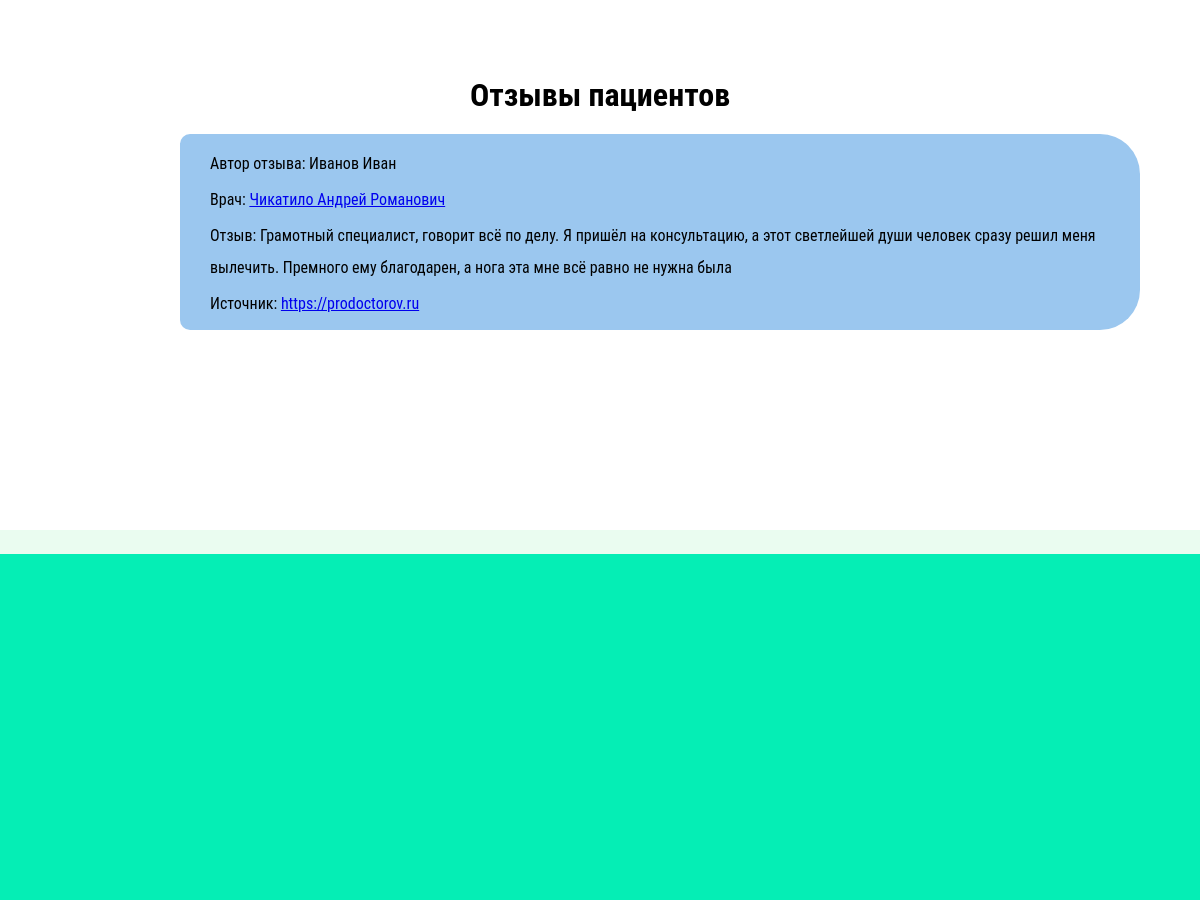
Page /отзывы (middle part) on the earlier database version.
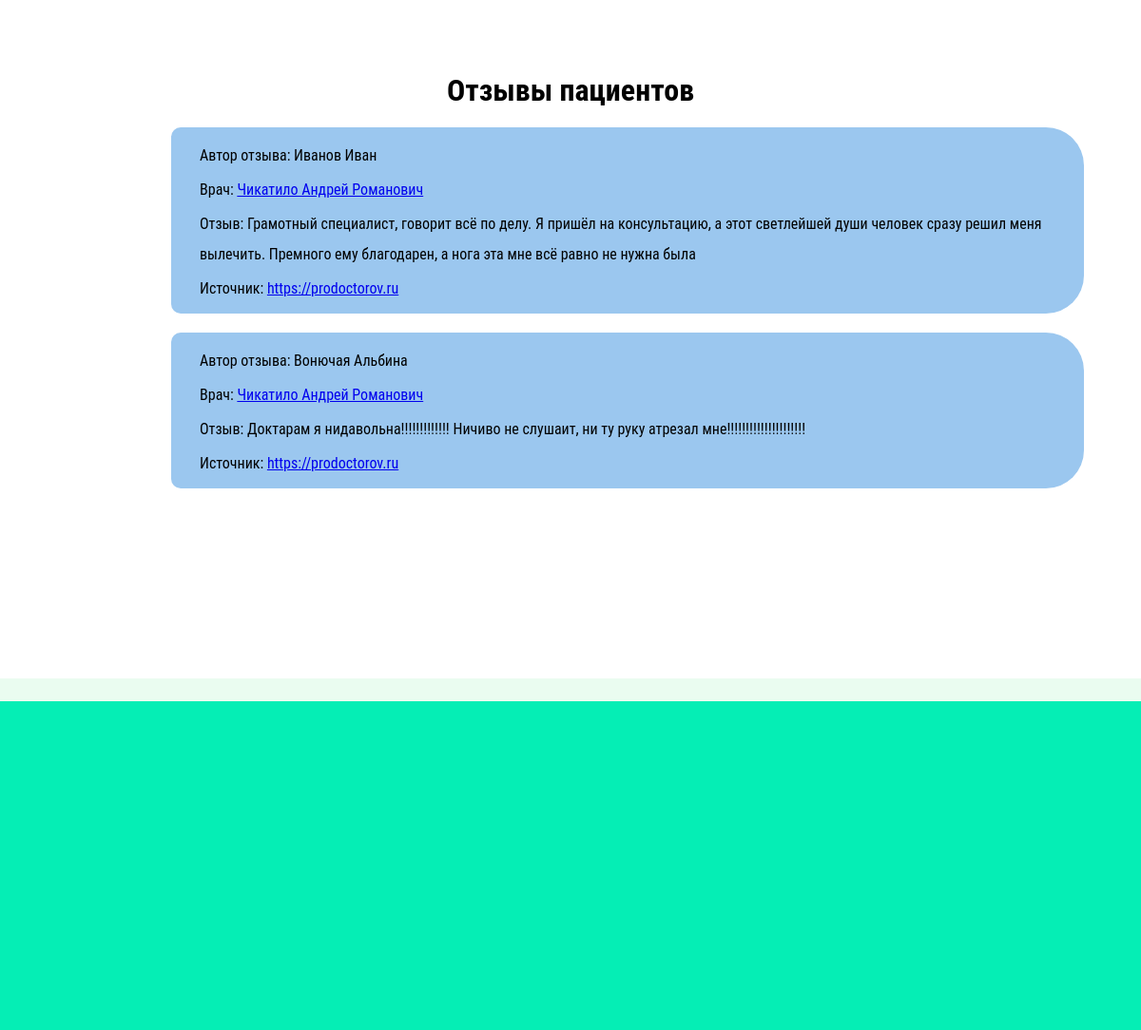
Same page on the later database version.
### main/models.py (models this page shows, shortened)
class Review(models.Model):
    doctor_mentioned = models.ForeignKey(Doctor, on_delete=models.CASCADE, to_field='name', verbose_name='Доктор, о котором идёт речь')
    source = models.CharField('Ссылка на источник', max_length=300)
    author = models.CharField('Автор', max_length=150)
    text = models.TextField('Отзыв')
    class Meta:
        verbose_name = 'Отзыв'
        verbose_name_plural = 'Отзывы'

class Doctor(models.Model):
    name = models.CharField('Имя, фамилия и отчество врача', max_length=150, unique=True)
    picture = models.FileField('Фото врача', upload_to='doctors_pictures/%Y/%m/%d')
    speciality = models.CharField('Специализация', max_length=300)
    experience = models.CharField('Стаж работы', max_length=100)
    education = models.TextField('Образование')
    additional_qualification = models.TextField('Повышение квалификации', blank=True)
    services = models.ManyToManyField(Service, verbose_name='Услуги')
    slug = models.SlugField('Ссылка, которая будет вести к врачу. Это поле заполняется само, не нужно его трогать. Вписав сюда что-то, вы ничего не испортите, но и лучше от этого не станет.', blank=True, allow_unicode=True)
    def get_absolute_url(self):
        return reverse('doctor', kwargs={'name_slug': self.slug})
    def __str__(self):
        return self.name
    class Meta:
        verbose_name = 'Врач'
        verbose_name_plural = 'Врачи'

### main/views.py (called while the page is built)
def reviews(request):
    our_reviews = Review.objects.all()
    context = {
        'title': 'Отзывы пациентов',
        'reviews':our_reviews,
        'yandex_map_apikey': config('YANDEX_MAP_APIKEY')
    }
    return render(request, 'main/reviews.html', context=context)

### main/templates/main/reviews.html (shortened to what this page needs)
{% extends 'main/base.html' %}
{% block content %}
    <h1>Отзывы пациентов</h1>
    <div class="review-box">
        {% if reviews %}
            <div>
            <ul class="review-list">
            {% for review in reviews %}
                <li class="review-list-item">
                    <p class="review-paragraph">Автор отзыва: {{ review.author }}</p>
                    <p class="review-paragraph">Врач: <a href="{{ review.doctor_mentioned.get_absolute_url }}">{{ review.doctor_mentioned }}</a></p>
                    <p class="review-paragraph">Отзыв: {{ review.text }}</p>
                    <p class="review-paragraph">Источник: <a href="{{ review.source }}">{{ review.source }}</a></p>
                </li>
            {% endfor %}
            </ul></div>
        {% else %}
            <p>Отзывов пока нет</p>
        {% endif %}
    </div>
{% endblock %}

Differences in the rows shown:
added Review: author "Вонючая Альбина", doctor_mentioned "Чикатило Андрей Романович", text "Доктарам я нидавольна!!!!!!!!!!!!! Ничиво не слушаит, ни ту руку атрезал мне!!!!!!!!!!!!!!!!!!!!!", source "https://prodoctorov.ru"
